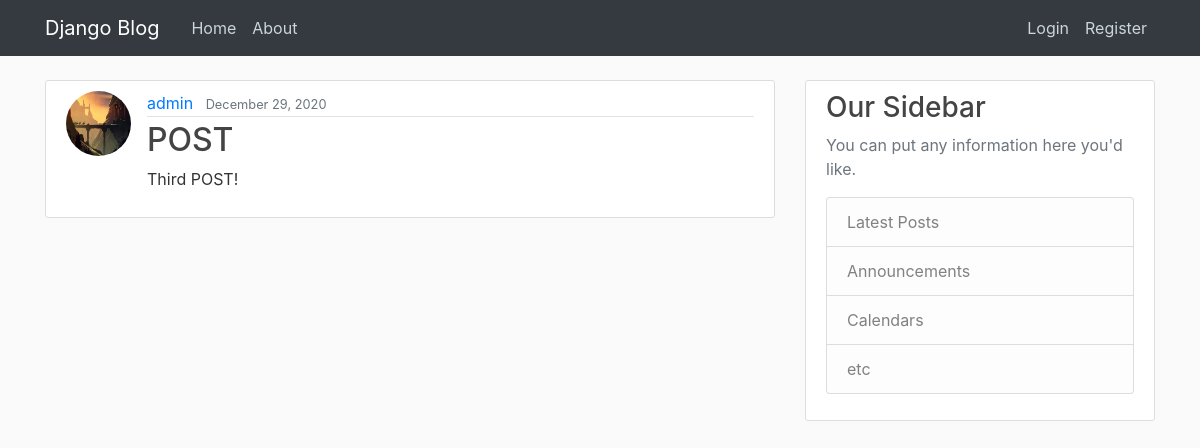
Page /post/6/ on the committed database.
### blog/models.py (models this page shows, shortened)
class Post(models.Model) :
    title = models.CharField(max_length=100)
    content = models.TextField()
    date_posted = models.DateTimeField(default = timezone.now)
    author = models.ForeignKey(User, on_delete = models.CASCADE)

### users/models.py (models this page shows, shortened)
class Profile(models.Model) :
    user = models.OneToOneField(User, on_delete=models.CASCADE)
    profile_pic = models.ImageField(default="default.jpg", upload_to="profile_pics")

### blog/views.py (the view)
# urls.py: path("post/<int:pk>/", views.PostDetailView.as_view(), name = "post-detail"),
class PostDetailView(DetailView):
    model = Post
    template_name= "blog/post_detail.html"
    context_object_name= 'post'

### blog/templates/blog/post_detail.html (shortened to what this page needs)
{% extends "blog/base.html"%}
{% block content %}
    <article class="media content-section">
        <img class="rounded-circle article-img" src= "{{ post.author.profile.profile_pic.url }} ">
        <div class="media-body">
        <div class="article-metadata">
            <a class="mr-2" href="{% url 'user-posts' post.author.username %}">{{ post.author }}</a>
            <small class="text-muted">{{ post.date_posted|date:"F d, Y"}} &ensp;</small>
        </div>
        <h2 class="article-title">{{ post.title }}</h2>
        <p class="article-content">{{ post.content }}</p>
        </div>
    </article>
{% endblock content %}

### blog/static/blog/main.css (style rules this page uses)
body { background: #fafafa; color: #333333; margin-top: 5rem; }
h1, h2, h3, h4, h5, h6 { color: #444444; }
.content-section { background: #ffffff; padding: 10px 20px; border: 1px solid #dddddd; border-radius: 3px; margin-bottom: 20px; }
.article-title { color: #444444; }
.article-content { white-space: pre-line; }
.article-img { height: 65px; width: 65px; margin-right: 16px; }
.article-metadata { padding-bottom: 1px; margin-bottom: 4px; border-bottom: 1px solid #e3e3e3 }

### rows in the picture
Post: author.profile.profile_pic (picture), author "admin", date_posted "December 29, 2020", title "POST", content "Third POST!"
